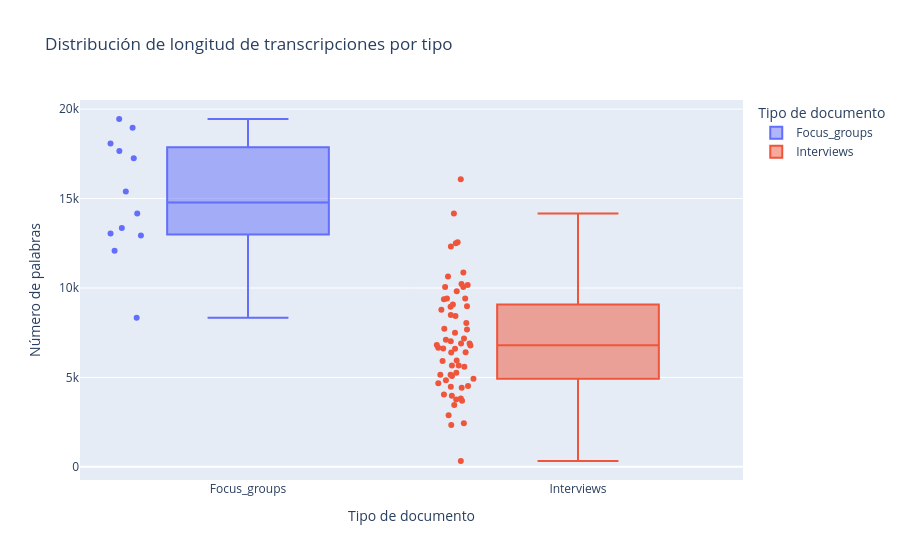

The code cell stored with this chart in its notebook:
### Markdown cell above
### Visualizacion de la distribucion de los archivos en la longitud de palabras agrupados por tipo.

### Code cell
fig = px.box(
    df, 
    x="tipo", 
    y="num_palabras",
    color="tipo",
    points="all",
    hover_data=["archivo"],
    title="Distribución de longitud de transcripciones por tipo",
    labels={"tipo": "Tipo de documento", "num_palabras": "Número de palabras"}
)

fig.show()

### Figure 1 — Plotly figure (JSON) as saved in the notebook; plotly's stock layout.template omitted (floating-point values rounded to 4 significant figures)
{"data": [{"alignmentgroup": "True", "boxpoints": "all", "customdata": [["I112615a_OTR.docx"], ["I112615b_OTR.docx"], ["I112715a_OTR.docx"], ["I112715b_OTR.docx"], ["MC113015a_OTR.docx"], ["MC113015b_OTR.docx"], ["MC120115a_OTR.docx"], ["MC120115b_OTR.docx"], ["X112315a_OTR.docx"], ["X112315b_OTR.docx"], ["X112415a_OTR.docx"], ["X112415b_OTR.docx"]], "hovertemplate": "Tipo de documento=%{x}<br>Número de palabras=%{y}<br>archivo=%{customdata[0]}<extra></extra>", "legendgroup": "Focus_groups", "marker": {"color": "#636efa"}, "name": "Focus_groups", "notched": false, "offsetgroup": "Focus_groups", "orientation": "v", "showlegend": true, "type": "box", "x": ["Focus_groups", "Focus_groups", "Focus_groups", "Focus_groups", "Focus_groups", "Focus_groups", "Focus_groups", "Focus_groups", "Focus_groups", "Focus_groups", "Focus_groups", "Focus_groups"], "x0": " ", "xaxis": "x", "y": [12088, 12930, 15389, 19448, 14162, 18962, 17253, 8338, 13348, 18079, 13049, 17662], "y0": " ", "yaxis": "y"}, {"alignmentgroup": "True", "boxpoints": "all", "customdata": [["T- MC051115(a)_OTR.docx"], ["T- X051615_GOB.docx"], ["T-DF012015_GOV.docx"], ["T-DF012815_ACA.docx"], ["T-DF013015_ACA.docx"], ["T-DF020415_ACA.docx"], ["T-DF021215_ACA.docx"], ["T-DF021815_ACA.docx"], ["T-DF022515_ACA.docx"], ["T-DF022615_ACA.docx"], ["T-DF031215_ACA.docx"], ["T-DF042115_GOV.docx"], ["T-DF042215_GOV.docx"], ["T-DF042415_GOB.docx"], ["T-DF042915_GOB.docx"], ["T-DF043015_OTR.docx"], ["T-DF04615_GOV.docx"], ["T-DF050615_GOV.docx"], ["T-DF051215a_GOV.docx"], ["T-DF051215b_GOB.docx"], ["T-DF051315_GOV.docx"], ["T-DF051415a_ACA.docx"], ["T-DF051415b_ACA.docx"], ["T-DF051915_GOV.docx"], ["T-DF060515_gov.docx"], ["T-DF062515_GOV.docx"], ["T-DF062515_GOV_FV.docx"], ["T-DF062615_GOV.docx"], ["T-DF071515_GOV.docx"], ["T-DF090215_OTR.docx"], ["T-DF091815_GOV.docx"], ["T-DF111814_GOV.docx"], ["T-FED060415_gov.docx"], ["T-FED090315_OTR.docx"], ["T-I021415_OTR.docx"], ["T-I032615_OTR.docx"], ["T-I032615_otr1RA PARTE.docx"], ["T-I042815_GOV.docx"], ["T-I050215_GOV.docx"], ["T-I051315_OTR.docx"], ["T-I051915_ACA.docx"], ["T-I052015_OTR.docx"], ["T-I052115_OTR.docx"], ["T-I052515_OTR.docx"], ["T-I061515_OTR.docx"], ["T-I061615_GOV.docx"], ["T-MC031915_otr.docx"], ["T-MC032415_GOV.docx"], ["T-MC032515_GOV.docx"], ["T-MC042415_otr.docx"], ["T-MC051115(b)_OTR.docx"], ["T-X011915_GOV.docx"], ["T-X022415_ACA.docx"], ["T-X022415_GOB.docx"], ["T-X042315_GOB.docx"], ["T-X050615(b)_GOV.docx"], ["T-X050615a_GOB_AF.docx"], ["T-X050715(a)_GOB.docx"], ["T-X051115_GOB_AF.docx"], ["T-X051215_ACA.docx"], ["T-X052515_otr.docx"], ["T-X052615_ACA.docx"]], "hovertemplate": "Tipo de documento=%{x}<br>Número de palabras=%{y}<br>archivo=%{customdata[0]}<extra></extra>", "legendgroup": "Interviews", "marker": {"color": "#EF553B"}, "name": "Interviews", "notched": false, "offsetgroup": "Interviews", "orientation": "v", "showlegend": true, "type": "box", "x": ["Interviews", "Interviews", "Interviews", "Interviews", "Interviews", "Interviews", "Interviews", "Interviews", "Interviews", "Interviews", "Interviews", "Interviews", "Interviews", "Interviews", "Interviews", "Interviews", "Interviews", "Interviews", "Interviews", "Interviews", "Interviews", "Interviews", "Interviews", "Interviews", "Interviews", "Interviews", "Interviews", "Interviews", "Interviews", "Interviews", "Interviews", "Interviews", "Interviews", "Interviews", "Interviews", "Interviews", "Interviews", "Interviews", "Interviews", "Interviews", "Interviews", "Interviews", "Interviews", "Interviews", "Interviews", "Interviews", "Interviews", "Interviews", "Interviews", "Interviews", "Interviews", "Interviews", "Interviews", "Interviews", "Interviews", "Interviews", "Interviews", "Interviews", "Interviews", "Interviews", "Interviews", "Interviews"], "x0": " ", "xaxis": "x", "y": [7499, 5911, 2433, 6623, 12504, 4515, 7016, 9824, 326, 9374, 8945, 7112, 10862, 9417, 10645, 6787, 2336, 5662, 7681, 6810, 3456, 7715, 4675, 6900, 10218, 6600, 10052, 3697, 5149, 3821, 5599, 10048, 5152, 4426, 6396, 9076, 9414, 4471, 12560, 5260, 8786, 8493, 7180, 6896, 3769, 5668, 6406, 8431, 6661, 4842, 2881, 16082, 14161, 8982, 10164, 5942, 5072, 3977, 8045, 4050, 12313, 4919], "y0": " ", "yaxis": "y"}], "layout": {"boxmode": "overlay", "legend": {"title": {"text": "Tipo de documento"}, "tracegroupgap": 0}, "title": {"text": "Distribución de longitud de transcripciones por tipo"}, "xaxis": {"anchor": "y", "categoryarray": ["Focus_groups", "Interviews"], "categoryorder": "array", "domain": [0, 1], "title": {"text": "Tipo de documento"}}, "yaxis": {"anchor": "x", "domain": [0, 1], "title": {"text": "Número de palabras"}}}}
